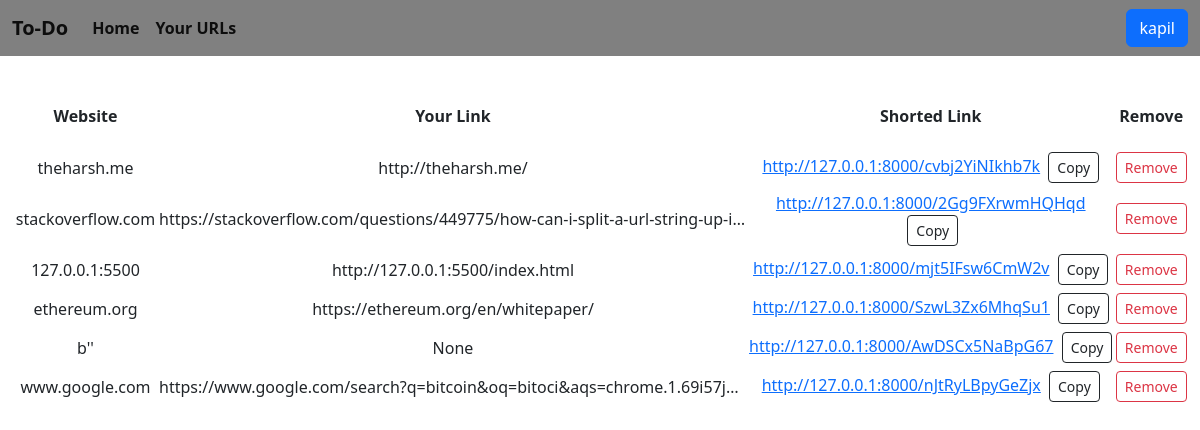
Before: /showurls/ (signed in) with the older database file.
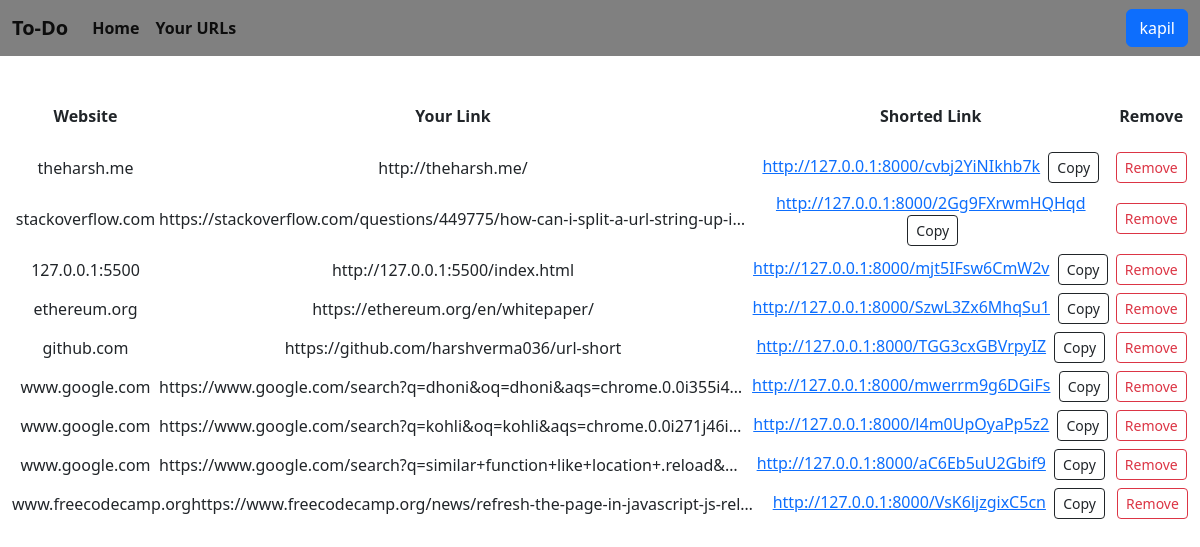
After: the same page with the newer database file.
### short/models.py (models this page shows)
class ALLurl(models.Model):
    user = models.ForeignKey(User, on_delete=models.CASCADE, null= True, blank=True)
    websitename = models.CharField(max_length=100, null= True, blank=True)
    url = models.URLField(max_length=1000, null= True, blank=False)
    shorted = models.CharField(max_length=50, null= True, blank=True)

### short/views.py (the view)
# urls.py: path('showurls/', views.showurls , name='showurls'),
@login_required(login_url='/login/')
def showurls(request):
    anurl = ALLurl.objects.filter(user = request.user)
    return render(request , 'short/showurls.html' , {'data':anurl})

### short/templates/short/showurls.html (shortened to what this page needs)
{% extends 'short/base.html' %}
{% block base %}
<div class="container-fluid mt-5 text-center" style="align-items: center;">
    <div style="display: flex" class="mb-4" >
        <div style="flex: 2;"><strong>Website</strong></div>
        <div style="flex: 8;" class="text-truncate"><strong>Your Link</strong></div>
        <div style="flex: 5;" ><strong>Shorted Link</strong></div>
        <div style="flex: 1;"><strong>Remove</strong></div>
    </div>
    {% for x in data %}
    <div style="display: flex; align-items: center;" class="mt-2">
        <div style="flex: 2;">{{x.websitename}}</div>
        <div style="flex: 8;" class="text-truncate">{{x.url}}</div>
        <div style="flex: 5;">
            <a href="#" id="returnurl" class="mymessage">{{x.shorted}}</a>
            <button class="btn btn-outline-dark btn-sm ms-1 geturltext">Copy</button>
        </div>
        <div style="flex: 1;">
            <a href="{% url 'removeurl' pk=x.id %}"><button class="btn btn-outline-danger btn-sm">Remove</button></a>
        </div>
    </div>
    {% endfor %}
</div>
{% endblock %}

### short/templates/short/base.html (shortened to what this page needs)
<!DOCTYPE html>
{% load static %}
<html lang="en">
<head>
    <link rel="stylesheet" href="{% static 'css/bootstrap.min.css' %}">
    <link rel="stylesheet" href="{% static 'css/main.css' %}">
</head>
<body>
    <nav class="navbar navbar-expand-lg navbar-light bg-new" >
        <div class="container-fluid">
          <a class="navbar-brand" href="#">To-Do</a>
          <div class="collapse navbar-collapse" id="navbarSupportedContent">
            <ul class="navbar-nav me-auto mb-2 mb-lg-0">
              <li class="nav-item">
                <a class="nav-link active" aria-current="page" href="{% url 'home' %}">Home</a>
              </li>
              <li class="nav-item">
                <a class="nav-link active" aria-current="page" href="{% url 'showurls' %}">Your URLs</a>
              </li>
            </ul>
            <form class="d-flex">
              <a href="{% url 'login' %}" class="btn btn-primary" id="user-name">{{request.user}}</a>
            </form>
          </div>
        </div>
      </nav>
    {% block base %}
    {% endblock %}
</body>
</html>

### static/css/main.css (style rules this page uses)
.bg-new { background-color: grey; font-weight: 600; }

Changed rows visible on the page:
removed ALLurl: websitename "b''", url "None", shorted "http://127.0.0.1:8000/AwDSCx5NaBpG67"
removed ALLurl: websitename "www.google.com", url "https://www.google.com/search?q=bitcoin&oq=bitoci&aqs=chrome.1.69i57j…", shorted "http://127.0.0.1:8000/nJtRyLBpyGeZjx"
added ALLurl: websitename "github.com", url "https://github.com/harshverma036/url-short", shorted "http://127.0.0.1:8000/TGG3cxGBVrpyIZ"
added ALLurl: websitename "www.google.com", url "https://www.google.com/search?q=dhoni&oq=dhoni&aqs=chrome.0.0i355i4…", shorted "http://127.0.0.1:8000/mwerrm9g6DGiFs"
added ALLurl: websitename "www.google.com", url "https://www.google.com/search?q=kohli&oq=kohli&aqs=chrome.0.0i271j46i…", shorted "http://127.0.0.1:8000/l4m0UpOyaPp5z2"
added ALLurl: websitename "www.google.com", url "https://www.google.com/search?q=similar+function+like+location+.reload&…", shorted "http://127.0.0.1:8000/aC6Eb5uU2Gbif9"
added ALLurl: websitename "www.freecodecamp.org", url "https://www.freecodecamp.org/news/refresh-the-page-in-javascript-js-rel…", shorted "http://127.0.0.1:8000/VsK6ljzgixC5cn"
